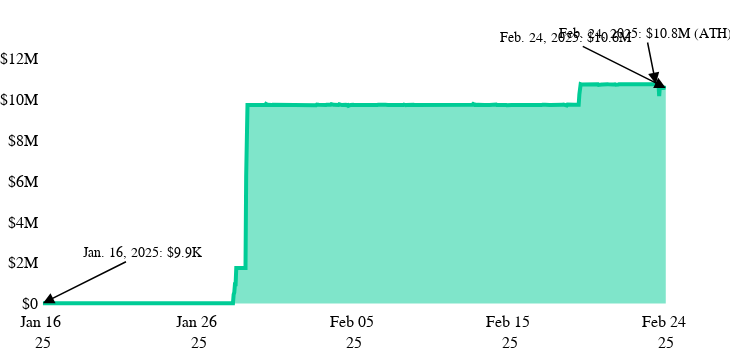

Source (notebook cell):
### Code cell
chartBuilder(
    fig=fig2,
    add_the_date=False,
    clean_columns=True,
    date_xy=dict(x=0.05,y=1.02),
    keep_top_n=False,
    # groupby=True,
    other=True,
    save=False,
    topn=4,
    # dashed_line=True,
    # date='2023-04-12',
    # annotation_text='Staked ETH <br> Withdrawl Activated'
)

### Figure 1 — Plotly figure (JSON) as saved in the notebook; plotly's stock layout.template omitted (floating-point values rounded to 4 significant figures; data arrays with more than 128 entries replaced by an {"elided": "..."} marker saying what was removed)
{"data": [{"connectgaps": true, "line": {"color": "#00CC96", "width": 4}, "marker": {"color": "#00CC96", "size": 3}, "mode": "lines", "name": "Total Tvl ($10.6M)     ", "showlegend": false, "stackgroup": "one", "text": {"elided": "945 str values"}, "type": "scatter", "x": {"elided": "945 str values"}, "xaxis": "x", "y": {"elided": "945 float values"}, "yaxis": "y"}], "layout": {"annotations": [{"arrowcolor": "black", "arrowhead": 2, "arrowsize": 1.5, "arrowwidth": 1.5, "ax": -100, "ay": -50, "font": {"color": "black", "family": "IBM Plex Mono", "size": 14}, "showarrow": true, "text": "Feb. 24, 2025: $10.6M", "x": "2025-02-24T22:00:00+00:00", "xref": "x", "y": 10580000.0, "yref": "y"}, {"arrowcolor": "black", "arrowhead": 2, "arrowsize": 1.5, "arrowwidth": 1.5, "ax": 100, "ay": -50, "font": {"color": "black", "family": "IBM Plex Mono", "size": 14}, "showarrow": true, "text": "Jan. 16, 2025: $9.9K", "x": "2025-01-16T14:00:00+00:00", "xref": "x", "y": 9873.0, "yref": "y"}, {"arrowcolor": "black", "arrowhead": 2, "arrowsize": 1.5, "arrowwidth": 1.5, "ax": -10, "ay": -50, "font": {"color": "black", "family": "IBM Plex Mono", "size": 14}, "showarrow": true, "text": "Feb. 24, 2025: $10.8M (ATH)", "x": "2025-02-24T07:00:00+00:00", "xref": "x", "y": 10770000.0, "yref": "y"}], "autosize": false, "font": {"family": "IBM Plex Mono", "size": 16}, "height": 351, "legend": {"bgcolor": "white", "bordercolor": "black", "borderwidth": 1, "font": {"color": "black", "family": "IBM Plex Mono", "size": 12}, "itemsizing": "constant", "orientation": "v", "traceorder": "reversed", "x": 0.2, "xanchor": "left", "y": 0.9, "yanchor": "top"}, "margin": {"b": 0, "l": 0, "r": 0, "t": 25}, "paper_bgcolor": "rgba(0,0,0,0)", "plot_bgcolor": "rgba(0,0,0,0)", "title": {"font": {"color": "black", "family": "IBM Plex Mono", "size": 27}, "text": "<span style='color: black; font-weight: normal;'></span><br><sub style='font-size: 18px; color: black; font-weight: normal;'></sub>", "x": 0.1, "xanchor": "left", "y": 0.9, "yanchor": "top"}, "uniformtext": {"minsize": 15, "mode": "show"}, "width": 730, "xaxis": {"anchor": "y", "domain": [0, 0.94], "range": ["2025-01-16T08:00:00+00:00", "2025-02-25T04:00:00+00:00"], "tick0": "2025-01-16T14:00:00+00:00", "tickangle": 0, "tickfont": {"color": "black", "family": "IBM Plex Mono", "size": 16}, "tickformat": "%b %d <br>%y", "tickvals": ["2025-01-16T14:00:00+00:00", "2025-01-26T10:00:00+00:00", "2025-02-05T06:00:00+00:00", "2025-02-15T02:00:00+00:00", "2025-02-24T22:00:00+00:00"], "title": {"font": {"color": "black", "family": "IBM Plex Mono", "size": 16}}}, "yaxis": {"anchor": "x", "domain": [0, 1], "tickfont": {"color": "black", "family": "IBM Plex Mono", "size": 16}, "tickprefix": "$", "title": {"font": {"color": "black", "family": "IBM Plex Mono", "size": 16}}}, "yaxis2": {"anchor": "x", "overlaying": "y", "side": "right", "tickfont": {"color": "black", "family": "IBM Plex Mono", "size": 16}, "title": {"font": {"color": "black", "family": "IBM Plex Mono", "size": 16}}}}}
